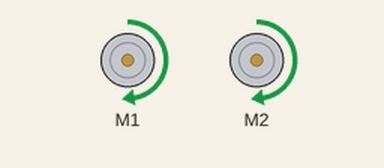
The program below on a simulated Raspberry Pi (BCM pin numbers). Shown: 2 × DC motor (green arrow = forward, orange = backward, longer = faster). Motors are numbered in the order the program creates them (left before right in a Robot). At 16.0 s the program stops and its outputs stay as they are.

Above: at 0.5 s.
At 2.5 s:
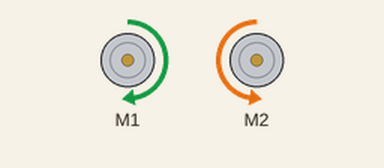
At 3.5 s:
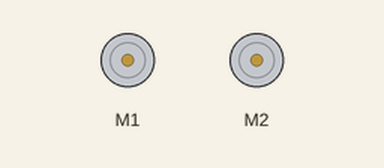
Timing chart, 0 to 5.2 s (numbered marks = the images above):
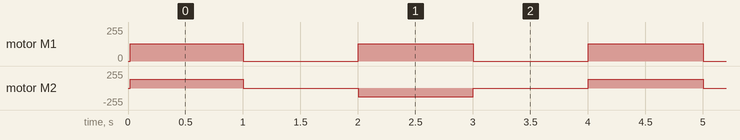

The program:

ex_01.py
```python
from gpiozero import Robot
from time import sleep

# left/right=(전진,후진,PWM)
robot = Robot(left=(17, 27, 22), right=(15, 18, 14), pwm=True)

for i in range(4):
    robot.forward(0.5)  # 0 ~ 1 사이
    sleep(1)
    robot.stop()
    sleep(1)
    robot.right(0.5)
    sleep(1)
    robot.stop()
    sleep(1)
```

Measured:
- by itself, motor M1: alternates forward 128/255 for 1.0 s and stopped for 1.0 s, 16 changes in all, then stays stopped
- by itself, motor M2: repeats every 4.0 s: stopped 1.0 s, backward 128/255 1.0 s, stopped 1.0 s, forward 128/255 1.0 s
